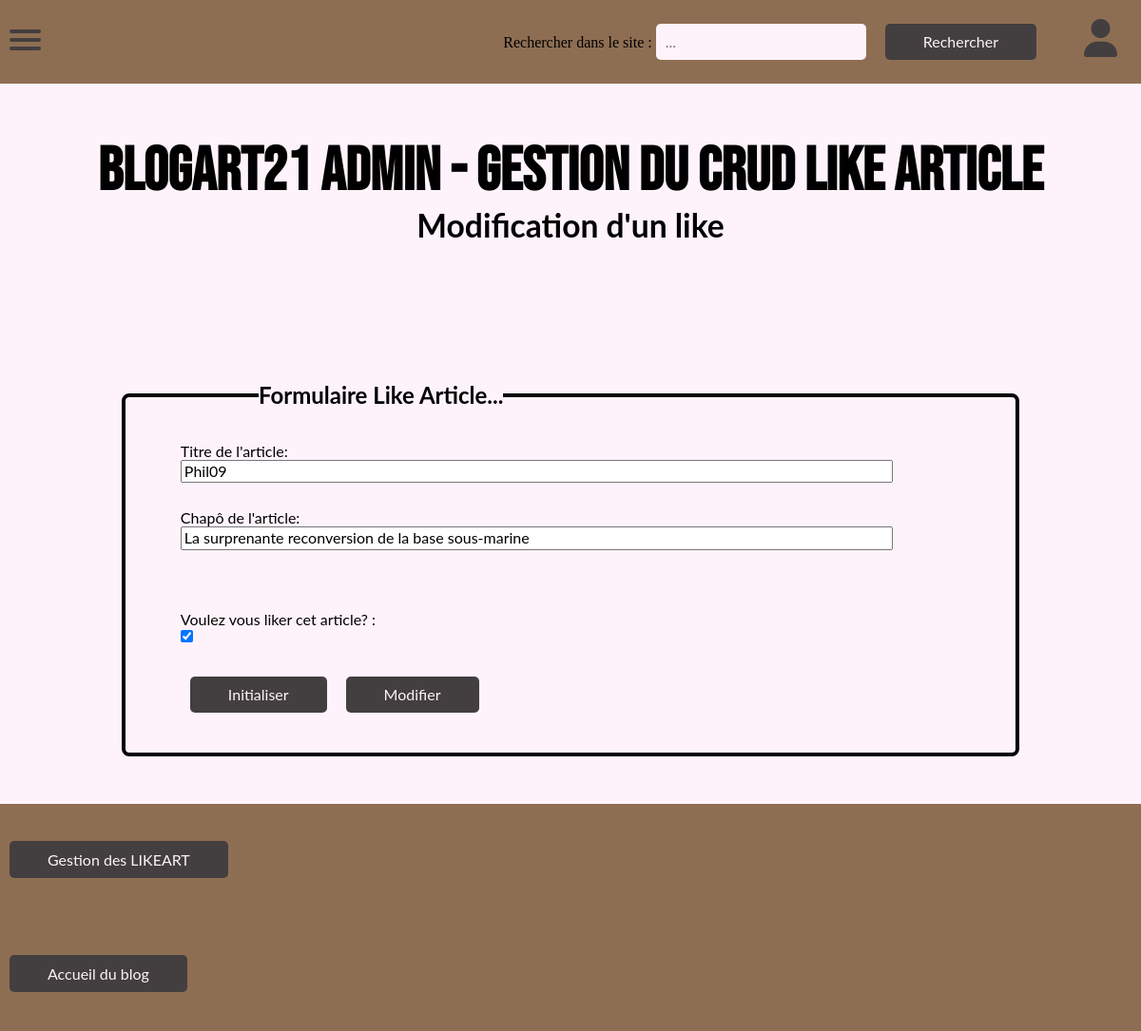
Page /back/likeArt/updateLikeArt.php?id1=1&id2=1 on the committed database.
### tables this page shows
CREATE TABLE IF NOT EXISTS `likeart` (
  `numMemb` int(10) NOT NULL,
  `numArt` int(8) NOT NULL,
  `likeA` tinyint(1) DEFAULT NULL,
  PRIMARY KEY (`numMemb`,`numArt`),
  KEY `LIKEART_FK` (`numMemb`,`numArt`),
  KEY `FK_LIKEART` (`numArt`)
);

CREATE TABLE IF NOT EXISTS `membre` (
  `numMemb` int(10) NOT NULL AUTO_INCREMENT,
  `prenomMemb` varchar(70) DEFAULT NULL,
  `nomMemb` varchar(70) DEFAULT NULL,
  `pseudoMemb` varchar(70) DEFAULT NULL,
  `passMemb` varchar(70) DEFAULT NULL,
  `eMailMemb` varchar(100) DEFAULT NULL,
  `dtCreaMemb` datetime DEFAULT NULL,
  `souvenirMemb` tinyint(1) DEFAULT NULL,
  `accordMemb` tinyint(1) DEFAULT NULL,
  `idStat` int(5) NOT NULL,
  PRIMARY KEY (`numMemb`),
  KEY `MEMBRE_FK` (`numMemb`),
  KEY `FK_ASSOCIATION_10` (`idStat`)
);

CREATE TABLE IF NOT EXISTS `article` (
  `numArt` int(8) NOT NULL AUTO_INCREMENT,
  `dtCreArt` datetime DEFAULT NULL,
  `libTitrArt` char(100) DEFAULT NULL,
  `libChapoArt` text DEFAULT NULL,
  `libAccrochArt` char(160) DEFAULT NULL,
  `parag1Art` text DEFAULT NULL,
  `libSsTitr1Art` char(100) DEFAULT NULL,
  `parag2Art` text DEFAULT NULL,
  `libSsTitr2Art` char(100) DEFAULT NULL,
  `parag3Art` text DEFAULT NULL,
  `libConclArt` text DEFAULT NULL,
  `urlPhotArt` char(70) DEFAULT NULL,
  `numAngl` char(8) NOT NULL,
  `numThem` char(8) NOT NULL,
  PRIMARY KEY (`numArt`),
  KEY `ARTICLE_FK` (`numArt`),
  KEY `FK_ASSOCIATION_1` (`numAngl`),
  KEY `FK_ASSOCIATION_2` (`numThem`)
);

### util/ctrlSaisies.php (called while the page is built)
<?
    function ctrlSaisies($saisie){
      $saisie = htmlspecialchars($saisie);
      $saisie = trim($saisie);
      $saisie = stripslashes($saisie);
      $saisie = htmlentities($saisie);
      return $saisie;
    }

### CLASS_CRUD/likeArt.class.php (called while the page is built, shortened)
<?php
	require_once __DIR__ . './../../CONNECT/database.php';
	class LIKEART{
		function get_1LikeArt($numMemb, $numArt){
            global $db;
            $query = 'SELECT * FROM likeart INNER JOIN article ON likeart.numArt = article.numArt INNER JOIN membre ON likeart.numMemb = membre.numMemb WHERE likeart.numMemb = ? AND likeart.numArt = ? ;';
            $result = $db->prepare($query);
            $result->execute([$numMemb,$numArt]);
			$likeart = $result->fetch();
            return($likeart);
        }
	}

### back/likeArt/updateLikeArt.php (the view, shortened to what this page needs)
<?
    require_once __DIR__ . './../../util/ctrlSaisies.php';
    require_once __DIR__ . './../../CLASS_CRUD/likeArt.class.php';
    $monLikeArt= new LIKEART;
    include __DIR__ . './initLikeArt.php';
?>
<!DOCTYPE html>
<html lang="fr">
<head>
    <link rel="stylesheet" href="./../../front/assets/css/normalize.css">
    <link rel="stylesheet" href="./../../front/assets/css/nav.css">
    <link rel="stylesheet" href="./../css/footer.css">
    <link rel="stylesheet" href="./../css/gestionCRUD.css">
    <link rel="stylesheet" href="./../css/form.css">
</head>
<body>
<?php
include __DIR__ ."./../commons/navbar.php";
?>
<div class="wrapper">
    <div class="Titre">
        <h1>BLOGART21 Admin - Gestion du CRUD Like Article</h1>
        <h2>Modification d'un like</h2>
    </div>
    <?
     if (isset($_GET['id1']) and $_GET['id1'] AND isset($_GET['id2']) and $_GET['id2']) {
        $id1= ctrlSaisies(($_GET['id1']));
        $id2 = ctrlSaisies(($_GET['id2']));
        $query = (array)$monLikeArt->get_1LikeArt($id1, $id2);
        if ($query) {
            $likeA = $query['likeA'];
            $pseudoMemb = $query['pseudoMemb'];
            $libTitrArt = $query['libTitrArt'];
        }
    }
?>
    <form method="POST" action="<?= htmlspecialchars($_SERVER['PHP_SELF']); ?>" enctype="multipart/form-data" accept-charset="UTF-8">
        <fieldset>
            <legend class="legend1">Formulaire Like Article...</legend>
            <div class="control-group">
                <label class="control-label" for="numMemb"><b>Titre de l'article:&nbsp;&nbsp;&nbsp;&nbsp;&nbsp;&nbsp;&nbsp;&nbsp;</b></label>
                <input type="text" name="numMemb" id="numMemb" size="80" maxlength="80" value="<?= $pseudoMemb; ?>" readonly />
            </div>
            <div class="control-group">
                <label class="control-label" for="numArt"><b>Chapô de l'article:&nbsp;&nbsp;&nbsp;&nbsp;&nbsp;&nbsp;&nbsp;&nbsp;</b></label>
                <input type="text" name="numArt" id="numArt" size="80" maxlength="80" value="<?= $libTitrArt; ?>"readonly  />
            </div>
            <div class="control-group">
                <br><br>
                <label class="control-label" for=""><b> Voulez vous liker cet article? :&nbsp;&nbsp;&nbsp;&nbsp;&nbsp;</b></label><br>
                <input type="checkbox" name="likeA" id="likeA" <?=  ($likeA == 1)  ? 'checked="checked" "value="on" ' : 'value="on"' ?> />
            </div>
            <div class="control-group">
            <div class="controls">
                <input class="button" type="submit" value="Initialiser" name="Submit" formnovalidate/>
                <input class="button" type="submit" value="Modifier" name="Submit" />
            </div>
        </div>
      </fieldset>
    </form>
</div>
    <?
require_once __DIR__ . './footerLikeArt.php';
?>
</body>
</html>

### back/css/footer.css (style rules this page uses)
.button { color: #FFF3FB; background-color: #433E3F; padding: 10px 40px; text-align: center; border: none; border-radius: 5px; font-family: 'Lato'; text-decoration: none; margin: 5px 10px; }

### back/css/gestionCRUD.css (style rules this page uses)
.wrapper { background-color: #FFF3FB; width: 100%; display: flex; flex-direction: column; align-items: center; }
.Titre { text-align: center; margin-top: 18vh; margin-bottom: 12vh; }
.Titre h1 { font-family: 'Bebas Neue', cursive; font-size: 4em; }
.Titre h2 { font-family: 'Lato', sans-serif; Font-size: 2.1em; }
.button { color: #FFF3FB; text-decoration: none; background-color: #433E3F; padding: 10px 40px; text-align: center; border: none; border-radius: 5px; font-family: 'Lato', sans-serif; }

### back/css/form.css (style rules this page uses)
fieldset { font-family: 'Lato', sans-serif; border: 4px solid; border-radius: 8px; margin: 50px; }
.legend1 { font-family: 'Lato', sans-serif; font-weight: bold; font-size: 1.5em; margin-bottom: 1.5vh; margin-left: 14%; }
.control-group { padding-left: 3%; margin: 2%; margin-bottom: 3%; }
.controls { display: flex; justify-content: flex-start; }

### rows in the picture
likeart: numMemb "Phil09", numArt "La surprenante reconversion de la base sous-marine", likeA "☑"
